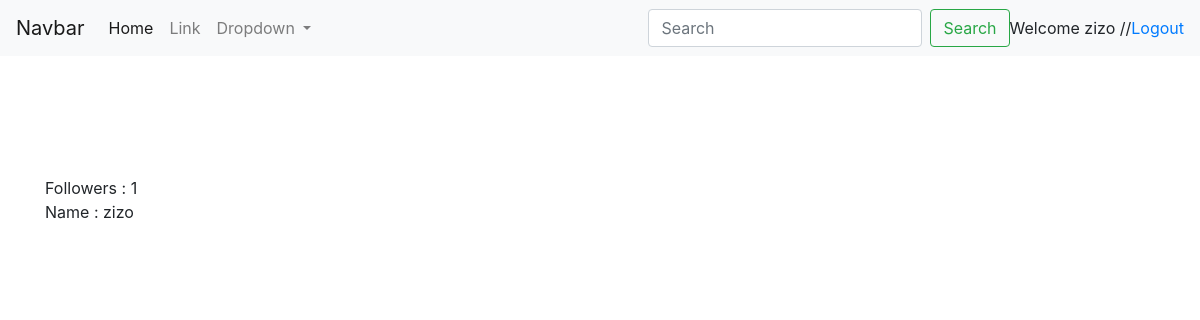
Before: /my_followers/5/ (signed in) with the older database file.
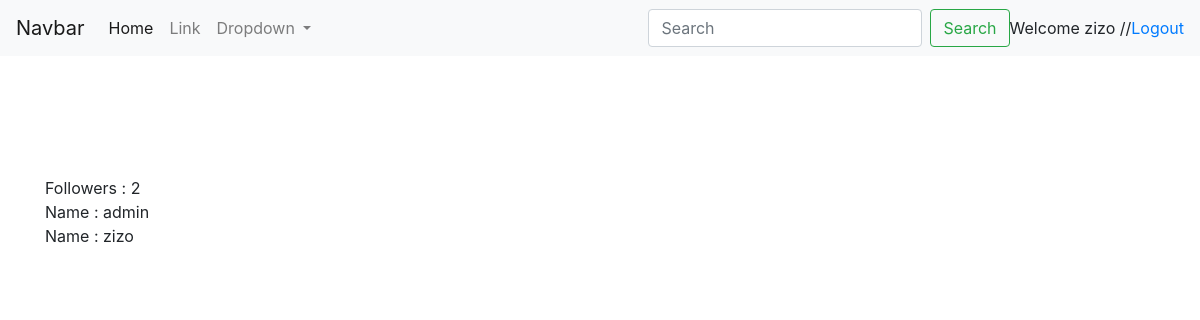
After: the same page with the newer database file.
### blog/models.py (models this page shows)
class Following(models.Model):
    created = models.DateTimeField(auto_now_add=True)
    a_user = models.ForeignKey(User, on_delete=models.CASCADE, related_name='follows', blank=True)
    follows = models.ForeignKey(User, on_delete=models.CASCADE, related_name='following', blank=True, default=None)
    boolean = models.BooleanField(default=False,blank=True)
    def __str__(self):
        return '{} {} {} {} {} {} {}'.format(self.a_user,'- following to -' ,self.follows,'-from-',self.created  ,': status =' ,self.boolean)

### blog/views.py (the view)
# urls.py: path('my_followers/<int:pk>/', my_followers, name='my_followers'),
@login_required
def my_followers(request,pk):
    my_followers = Following.objects.filter(follows=pk)
    print(my_followers)
    my_followers_count = Following.objects.filter(follows=pk).count()
    print(my_followers_count)
    if my_followers == None:
        messages.info(request, 'Nobody follows you !')
        return render(request, 'my_followers.html')
    else:
        context = {
            'my_followers': my_followers,
            'my_followers_count':my_followers_count,
        }
        return render(request, 'my_followers.html', context)

### templates/my_followers.html (shortened to what this page needs)
{% extends "base.html" %}
{% load static %}
{% block body %}
<nav class="navbar navbar-expand-lg navbar-light bg-light">
  <a class="navbar-brand"  href="{% url 'home' %}">Navbar</a>
  <div class="collapse navbar-collapse" id="navbarSupportedContent">
    <ul class="navbar-nav mr-auto">
      <li class="nav-item active">
        <a class="nav-link"  href="{% url 'home' %}">Home <span class="sr-only">(current)</span></a>
      </li>
      <li class="nav-item">
        <a class="nav-link" href="#">Link</a>
      </li>
      <li class="nav-item dropdown">
        <a class="nav-link dropdown-toggle" href="#" id="navbarDropdown" role="button" data-toggle="dropdown" aria-haspopup="true" aria-expanded="false">
          Dropdown
        </a>
      </li>
    </ul>
    <form class="form-inline my-2 my-lg-0">
      <input class="form-control mr-sm-2" type="search" placeholder="Search" aria-label="Search">
      <button class="btn btn-outline-success my-2 my-sm-0" type="submit">Search</button>
        Welcome {{ user.get_username }} //
     <a class="" href="{% url 'logout' %}">Logout</a>
    </form>
  </div>
</nav>
<br><br><br><br><br>
   <div class="container">
Followers : {{ my_followers_count }}
{% for my_followers in my_followers %}
   <br>
    Name :
    {{ my_followers.a_user}}
{% endfor %}
</div>
{% endblock %}

### templates/base.html (shortened to what this page needs)
{% load static %}
<!DOCTYPE html>
<html lang="en">
<head>
    {% block styles %}
<link rel="stylesheet" href="https://maxcdn.bootstrapcdn.com/bootstrap/4.0.0/css/bootstrap.min.css">
    {% endblock %}
</head>
<body>
    {% block body %}
    {% endblock %}
</body>
</html>

Changed rows visible on the page:
added Following: a_user "admin"
Other visible differences:
{{ my_followers_count }}: "1" → "2"
